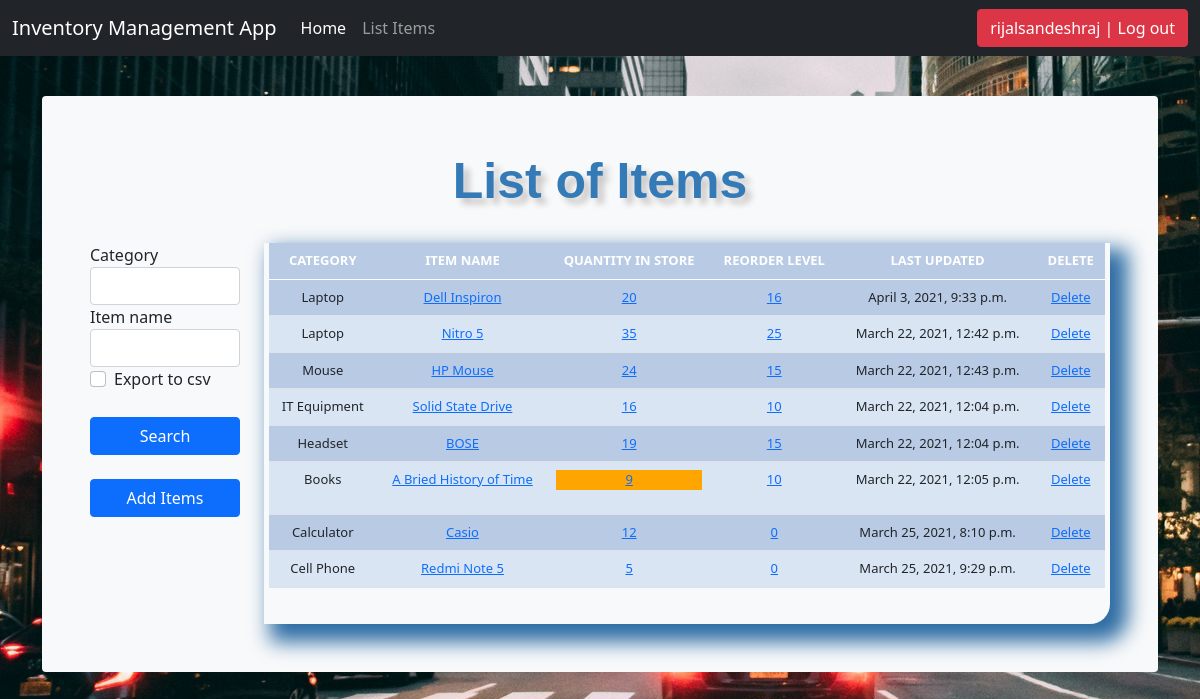
The app's page /list_items/ (signed in) with its own data.
### inventory/models.py (models this page shows, shortened)
class Stock(models.Model):
    category = models.CharField(
        max_length=50, blank=True, null=True)
    item_name = models.CharField(
        max_length=50, unique=True, blank=True, null=True)
    quantity = models.PositiveIntegerField(default=0, blank=True, null=True)
    receive_quantity = models.PositiveIntegerField(
        default=0, blank=True, null=True)
    received_by = models.CharField(max_length=50, blank=True, null=True)
    issue_quantity = models.PositiveIntegerField(
        default=0, blank=True, null=True)
    issued_by = models.CharField(max_length=50, blank=True, null=True)
    issued_to = models.CharField(max_length=50, blank=True, null=True)
    phone_number = models.CharField(max_length=15, blank=True, null=True)
    created_by = models.CharField(max_length=50, blank=True, null=True)
    reorder_level = models.PositiveIntegerField(
        default=0, blank=True, null=True)
    recorded_on = models.DateTimeField(auto_now_add=True)
    last_updated = models.DateTimeField(auto_now=True)

### inventory/views.py (the view, shortened to what this page needs)
# urls.py: path('list_items/', views.list_items, name="list_items"),
@login_required()
def list_items(request):
    header = 'List of Items'
    form = StockSearchForm(request.POST)
    queryset = Stock.objects.all()
    context = {
        'header': header,
        'queryset': queryset,
        'form': form,
    }
    return render(request, 'list_items.html', context)

### inventory/forms.py
class StockSearchForm(forms.ModelForm):
    export_to_CSV = forms.BooleanField(required=False)
    class Meta:
        model = Stock
        fields = ['category', 'item_name']

### inventory/templates/list_items.html (shortened to what this page needs)
{% load static %}
{% load crispy_forms_tags %}
<!DOCTYPE html>
<html lang="en">
<head>
    <link href="{% static 'css/style.css' %}" rel="stylesheet">
    <link href="{% static 'css/bootstrap.min.css' %}" rel="stylesheet">
    <link href="{% static 'css/navbar-top-fixed.css' %}" rel="stylesheet">
</head>
{% include 'navbar.html' %}
<body>
    <br>
    <main class="container">
        <div class="bg-light p-5 rounded">
            <div class="header">{{header}}</div>
            <br>
            <div class="row">
                <div class="col-sm-2">
                    <form method='POST' action=''>{% csrf_token %}
                        {{form|crispy}}
                        <br>
                        <input class="btn btn-primary mybutton" type="submit" value='Search' />
                    </form>
                    <br>
                    <a href="/add_item">
                        <div class="btn btn-primary mybutton">Add Items</div>
                    </a>
                </div>
                <br>
                <div class="col-sm-10">
                    <div class='display_table'>
                        <table class='table'>
                            <thead>
                                <tr>
                                    <th>CATEGORY</th>
                                    <th>ITEM NAME</th>
                                    <th>QUANTITY IN STORE</th>
                                    <th>REORDER LEVEL</th>
                                    <th>LAST UPDATED</th>
                                    <th>DELETE</th>
                                </tr>
                            </thead>
                            {% for instance in queryset %}
                            <tr>
                                <td>{{instance.category}}</td>
                                <td><a href="{% url 'update_item' instance.id %}">{{instance.item_name}}</a></td>
                                <td>
                                    {% if instance.quantity <= instance.reorder_level %} <p
                                        style="background-color: orange;">
                                        <a href="{% url 'item_detail' instance.id %}">{{instance.quantity}}</a>
                                        </p>
                                        {% else %}
                                        <a href="{% url 'item_detail' instance.id %}">{{instance.quantity}}</a>
                                        {% endif %}
                                </td>
                                <td><a href="{% url 'reorder_level' instance.id %}">{{instance.reorder_level}}</a></td>
                                <td>{{instance.last_updated}}</td>
                                <td><a href="{% url 'delete_item' instance.id %}">Delete</a>
                                </td>
                            </tr>
                            {% endfor %}
                        </table>
                    </div>
                </div>
            </div>
        </div>
    </main>
</body>
</html>

### inventory/templates/navbar.html (shortened to what this page needs)
<nav class="navbar navbar-expand-md navbar-dark fixed-top bg-dark">
    <div class="container-fluid">
        <a class="navbar-brand" href="/">Inventory Management App</a>
        <div class="collapse navbar-collapse" id="navbarCollapse">
            <ul class="navbar-nav me-auto mb-2 mb-md-0">
                <li class="nav-item">
                    <a class="nav-link active" aria-current="page" href="/">Home</a>
                </li>
                {% if request.user.is_authenticated %}
                <li class="nav-item">
                    <a class="nav-link" href="/list_items">List Items</a>
                </li>
                {% endif %}
            </ul>
            <ul class="navbar-nav">
                {% if request.user.is_authenticated %}
                <li><a href="/logout"><button class="btn btn-danger">{{ user }} | Log out</button></a></li>
                {% else %}
                <li><a href="/login">Login</a></li>
                {% endif %}
            </ul>
        </div>
    </div>
</nav>

### inventory/static/css/style.css (style rules this page uses)
body { background-color: #34eb6b; background-image: url("../img/bg.jpg"); }
.table { font-size: 13px; text-align: center; width: 95%; margin: auto; }
.table tr:nth-child(odd) { background: #B8CAE4 }
.table tr:nth-child(even) { background: #dae5f4 }
th { background-color: #337ab7; color: white; }
.display_table { border-bottom-right-radius: 20px; padding-left: 5px; padding-right: 5px; padding-bottom: 20px; box-shadow: 12px 12px 20px 6px #2e6da4; }
.mybutton { width: 100%; }
.header { font-family: helvetica; color: #337ab7; font-size: 50px; text-align: center; width: 100%; text-shadow: 6px 6px 6px #c9c6c6; display: block; font-weight: bolder; }

### inventory/static/css/navbar-top-fixed.css (style rules this page uses)
body { min-height: 75rem; padding-top: 4.5rem; }

### records on screen
Stock: category "Laptop", item_name "Dell Inspiron", quantity "20", reorder_level "16", last_updated "April 3, 2021, 9:33 p.m."
Stock: category "Laptop", item_name "Nitro 5", quantity "35", reorder_level "25", last_updated "March 22, 2021, 12:42 p.m."
Stock: category "Mouse", item_name "HP Mouse", quantity "24", reorder_level "15", last_updated "March 22, 2021, 12:43 p.m."
Stock: category "IT Equipment", item_name "Solid State Drive", quantity "16", reorder_level "10", last_updated "March 22, 2021, 12:04 p.m."
Stock: category "Headset", item_name "BOSE", quantity "19", reorder_level "15", last_updated "March 22, 2021, 12:04 p.m."
Stock: category "Books", item_name "A Bried History of Time", quantity "9", reorder_level "10", last_updated "March 22, 2021, 12:05 p.m."
Stock: category "Calculator", item_name "Casio", quantity "12", reorder_level "0", last_updated "March 25, 2021, 8:10 p.m."
Stock: category "Cell Phone", item_name "Redmi Note 5", quantity "5", reorder_level "0", last_updated "March 25, 2021, 9:29 p.m."

### other values on screen
{{ user }} "rijalsandeshraj"
{{ header }} "List of Items"
